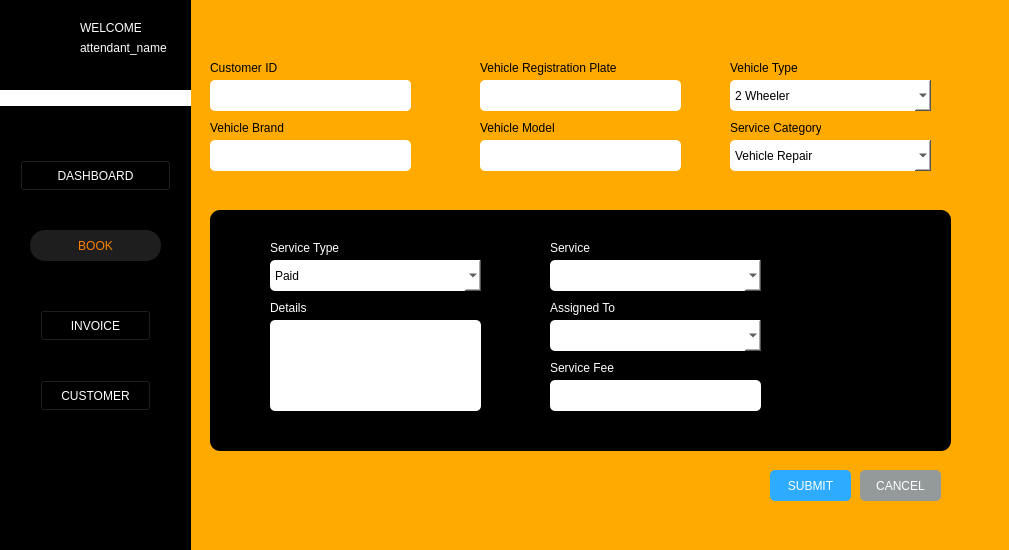
<?xml version="1.0" encoding="UTF-8"?>
<ui version="4.0">
 <class>BookPageWindow</class>
 <widget class="QWidget" name="BookPageWindow">
  <property name="geometry">
   <rect>
    <x>0</x>
    <y>0</y>
    <width>1009</width>
    <height>550</height>
   </rect>
  </property>
  <property name="windowTitle">
   <string>Form</string>
  </property>
  <property name="styleSheet">
   <string notr="true">background-color: rgb(255, 170, 0);</string>
  </property>
  <widget class="QLabel" name="label_149">
   <property name="geometry">
    <rect>
     <x>210</x>
     <y>60</y>
     <width>131</width>
     <height>16</height>
    </rect>
   </property>
   <property name="text">
    <string>Customer ID</string>
   </property>
  </widget>
  <widget class="QLineEdit" name="txt_vehicleplate">
   <property name="geometry">
    <rect>
     <x>480</x>
     <y>80</y>
     <width>201</width>
     <height>31</height>
    </rect>
   </property>
   <property name="styleSheet">
    <string notr="true">background-color: white;
border-radius: 5px;</string>
   </property>
  </widget>
  <widget class="QLabel" name="label_154">
   <property name="geometry">
    <rect>
     <x>210</x>
     <y>120</y>
     <width>81</width>
     <height>16</height>
    </rect>
   </property>
   <property name="text">
    <string>Vehicle Brand</string>
   </property>
  </widget>
  <widget class="QLineEdit" name="txt_cusid">
   <property name="geometry">
    <rect>
     <x>210</x>
     <y>80</y>
     <width>201</width>
     <height>31</height>
    </rect>
   </property>
   <property name="styleSheet">
    <string notr="true">background-color: white;
border-radius: 5px;</string>
   </property>
   <property name="text">
    <string/>
   </property>
   <property name="clearButtonEnabled">
    <bool>false</bool>
   </property>
  </widget>
  <widget class="QPushButton" name="btn_cancel">
   <property name="geometry">
    <rect>
     <x>860</x>
     <y>470</y>
     <width>81</width>
     <height>31</height>
    </rect>
   </property>
   <property name="styleSheet">
    <string notr="true">background-color: rgb(147, 154, 153);
color: rgb(255, 255, 255);
border-radius: 5px;</string>
   </property>
   <property name="text">
    <string>CANCEL</string>
   </property>
  </widget>
  <widget class="QPushButton" name="btn_submit">
   <property name="geometry">
    <rect>
     <x>770</x>
     <y>470</y>
     <width>81</width>
     <height>31</height>
    </rect>
   </property>
   <property name="styleSheet">
    <string notr="true">background-color: rgb(44, 171, 255);
color: rgb(255, 255, 255);
border-radius: 5px;</string>
   </property>
   <property name="text">
    <string>SUBMIT</string>
   </property>
  </widget>
  <widget class="QLabel" name="label_155">
   <property name="geometry">
    <rect>
     <x>480</x>
     <y>120</y>
     <width>81</width>
     <height>16</height>
    </rect>
   </property>
   <property name="text">
    <string>Vehicle Model</string>
   </property>
  </widget>
  <widget class="QLabel" name="label_153">
   <property name="geometry">
    <rect>
     <x>730</x>
     <y>60</y>
     <width>71</width>
     <height>16</height>
    </rect>
   </property>
   <property name="text">
    <string>Vehicle Type</string>
   </property>
  </widget>
  <widget class="QComboBox" name="drp_vehicle_type">
   <property name="geometry">
    <rect>
     <x>730</x>
     <y>80</y>
     <width>201</width>
     <height>31</height>
    </rect>
   </property>
   <property name="styleSheet">
    <string notr="true">background-color: white;
border-radius: 5px;</string>
   </property>
   <item>
    <property name="text">
     <string>2 Wheeler</string>
    </property>
   </item>
   <item>
    <property name="text">
     <string>3 Wheeler</string>
    </property>
   </item>
   <item>
    <property name="text">
     <string>4 Wheeler</string>
    </property>
   </item>
   <item>
    <property name="text">
     <string>6 Wheeler</string>
    </property>
   </item>
   <item>
    <property name="text">
     <string>8 Wheeler</string>
    </property>
   </item>
  </widget>
  <widget class="QLabel" name="label_152">
   <property name="geometry">
    <rect>
     <x>480</x>
     <y>60</y>
     <width>141</width>
     <height>16</height>
    </rect>
   </property>
   <property name="text">
    <string>Vehicle Registration Plate</string>
   </property>
  </widget>
  <widget class="QPushButton" name="btn_settings">
   <property name="geometry">
    <rect>
     <x>10</x>
     <y>510</y>
     <width>31</width>
     <height>24</height>
    </rect>
   </property>
   <property name="styleSheet">
    <string notr="true">border-style: none;
background-color: rgb(0, 0, 0);</string>
   </property>
   <property name="text">
    <string/>
   </property>
   <property name="icon">
    <iconset>
     <normaloff>../img/settingsIM.png</normaloff>../img/settingsIM.png</iconset>
   </property>
   <property name="iconSize">
    <size>
     <width>20</width>
     <height>20</height>
    </size>
   </property>
  </widget>
  <widget class="QLabel" name="label_33">
   <property name="geometry">
    <rect>
     <x>20</x>
     <y>20</y>
     <width>41</width>
     <height>41</height>
    </rect>
   </property>
   <property name="styleSheet">
    <string notr="true">border-style: none;
background-color: black;
</string>
   </property>
   <property name="text">
    <string/>
   </property>
   <property name="pixmap">
    <pixmap>../img/ARMS_LGO(1).png</pixmap>
   </property>
   <property name="scaledContents">
    <bool>true</bool>
   </property>
  </widget>
  <widget class="QPushButton" name="btn_dashboard">
   <property name="geometry">
    <rect>
     <x>20</x>
     <y>160</y>
     <width>151</width>
     <height>31</height>
    </rect>
   </property>
   <property name="styleSheet">
    <string notr="true">color: rgb(255, 255, 255);
background-color: rgb(0, 0, 0);</string>
   </property>
   <property name="text">
    <string>DASHBOARD</string>
   </property>
  </widget>
  <widget class="QPushButton" name="btn_customer">
   <property name="geometry">
    <rect>
     <x>40</x>
     <y>380</y>
     <width>111</width>
     <height>31</height>
    </rect>
   </property>
   <property name="styleSheet">
    <string notr="true">color: rgb(255, 255, 255);
background-color: rgb(0, 0, 0);</string>
   </property>
   <property name="text">
    <string>CUSTOMER</string>
   </property>
  </widget>
  <widget class="QLabel" name="attendant_name">
   <property name="geometry">
    <rect>
     <x>80</x>
     <y>40</y>
     <width>91</width>
     <height>16</height>
    </rect>
   </property>
   <property name="styleSheet">
    <string notr="true">color: rgb(255, 255, 255);
background-color: rgb(0, 0, 0);
</string>
   </property>
   <property name="text">
    <string>attendant_name</string>
   </property>
  </widget>
  <widget class="QLabel" name="label_13">
   <property name="geometry">
    <rect>
     <x>80</x>
     <y>20</y>
     <width>61</width>
     <height>16</height>
    </rect>
   </property>
   <property name="styleSheet">
    <string notr="true">color: rgb(255, 255, 255);
background-color: rgb(0, 0, 0);</string>
   </property>
   <property name="text">
    <string>WELCOME</string>
   </property>
  </widget>
  <widget class="QPushButton" name="btn_books">
   <property name="geometry">
    <rect>
     <x>30</x>
     <y>230</y>
     <width>131</width>
     <height>31</height>
    </rect>
   </property>
   <property name="styleSheet">
    <string notr="true">border-style: none;
color: #FC8100;
border-radius: 15px;
background-color: #1E1E1E;
</string>
   </property>
   <property name="text">
    <string>BOOK</string>
   </property>
  </widget>
  <widget class="QLabel" name="label">
   <property name="geometry">
    <rect>
     <x>0</x>
     <y>0</y>
     <width>191</width>
     <height>701</height>
    </rect>
   </property>
   <property name="styleSheet">
    <string notr="true">background-color: rgb(0, 0, 0);</string>
   </property>
   <property name="text">
    <string/>
   </property>
  </widget>
  <widget class="QPushButton" name="btn_invoice">
   <property name="geometry">
    <rect>
     <x>40</x>
     <y>310</y>
     <width>111</width>
     <height>31</height>
    </rect>
   </property>
   <property name="styleSheet">
    <string notr="true">color: rgb(255, 255, 255);
background-color: rgb(0, 0, 0);</string>
   </property>
   <property name="text">
    <string>INVOICE</string>
   </property>
  </widget>
  <widget class="QLabel" name="label_2">
   <property name="geometry">
    <rect>
     <x>0</x>
     <y>90</y>
     <width>191</width>
     <height>16</height>
    </rect>
   </property>
   <property name="styleSheet">
    <string notr="true">background-color: rgb(255, 255, 255);</string>
   </property>
   <property name="text">
    <string/>
   </property>
  </widget>
  <widget class="QLineEdit" name="txt_vehicle_brand">
   <property name="geometry">
    <rect>
     <x>210</x>
     <y>140</y>
     <width>201</width>
     <height>31</height>
    </rect>
   </property>
   <property name="styleSheet">
    <string notr="true">background-color: white;
border-radius: 5px;</string>
   </property>
  </widget>
  <widget class="QLineEdit" name="txt_vehicle_model">
   <property name="geometry">
    <rect>
     <x>480</x>
     <y>140</y>
     <width>201</width>
     <height>31</height>
    </rect>
   </property>
   <property name="styleSheet">
    <string notr="true">background-color: white;
border-radius: 5px;</string>
   </property>
  </widget>
  <widget class="QPushButton" name="btn_searchcus">
   <property name="geometry">
    <rect>
     <x>370</x>
     <y>80</y>
     <width>41</width>
     <height>31</height>
    </rect>
   </property>
   <property name="styleSheet">
    <string notr="true">background-color: white;
color: rgb(255, 255, 255);
border-radius: 5px;</string>
   </property>
   <property name="text">
    <string/>
   </property>
   <property name="icon">
    <iconset>
     <normaloff>../img/search.png</normaloff>../img/search.png</iconset>
   </property>
  </widget>
  <widget class="QLabel" name="label_151">
   <property name="geometry">
    <rect>
     <x>730</x>
     <y>120</y>
     <width>91</width>
     <height>16</height>
    </rect>
   </property>
   <property name="styleSheet">
    <string notr="true">color:black;
</string>
   </property>
   <property name="text">
    <string>Service Category</string>
   </property>
  </widget>
  <widget class="QComboBox" name="drp_service_cat">
   <property name="geometry">
    <rect>
     <x>730</x>
     <y>140</y>
     <width>201</width>
     <height>31</height>
    </rect>
   </property>
   <property name="styleSheet">
    <string notr="true">background-color: rgb(255, 255, 255);
border-radius: 5px;</string>
   </property>
   <item>
    <property name="text">
     <string>Vehicle Repair</string>
    </property>
   </item>
   <item>
    <property name="text">
     <string>Vehicle Maintenance</string>
    </property>
   </item>
   <item>
    <property name="text">
     <string>Diagnostic Services</string>
    </property>
   </item>
   <item>
    <property name="text">
     <string>Body and Paint Services</string>
    </property>
   </item>
   <item>
    <property name="text">
     <string>Tire Services</string>
    </property>
   </item>
   <item>
    <property name="text">
     <string>Auto Detailing</string>
    </property>
   </item>
   <item>
    <property name="text">
     <string>Air Conditioning Services</string>
    </property>
   </item>
  </widget>
  <widget class="QPlainTextEdit" name="txt_details">
   <property name="geometry">
    <rect>
     <x>270</x>
     <y>320</y>
     <width>211</width>
     <height>91</height>
    </rect>
   </property>
   <property name="styleSheet">
    <string notr="true">background-color: rgb(255, 255, 255);
border-radius: 5px;</string>
   </property>
  </widget>
  <widget class="QLabel" name="label_81">
   <property name="geometry">
    <rect>
     <x>550</x>
     <y>300</y>
     <width>71</width>
     <height>16</height>
    </rect>
   </property>
   <property name="styleSheet">
    <string notr="true">color:white;
background-color: black;</string>
   </property>
   <property name="text">
    <string>Assigned To</string>
   </property>
  </widget>
  <widget class="QComboBox" name="drp_service_type">
   <property name="geometry">
    <rect>
     <x>270</x>
     <y>260</y>
     <width>211</width>
     <height>31</height>
    </rect>
   </property>
   <property name="styleSheet">
    <string notr="true">background-color: rgb(255, 255, 255);
border-radius: 5px;</string>
   </property>
   <item>
    <property name="text">
     <string>Paid</string>
    </property>
   </item>
   <item>
    <property name="text">
     <string>Free</string>
    </property>
   </item>
  </widget>
  <widget class="QLabel" name="label_79">
   <property name="geometry">
    <rect>
     <x>270</x>
     <y>300</y>
     <width>71</width>
     <height>16</height>
    </rect>
   </property>
   <property name="styleSheet">
    <string notr="true">color:white;
background-color: black;</string>
   </property>
   <property name="text">
    <string>Details</string>
   </property>
  </widget>
  <widget class="QLabel" name="label_80">
   <property name="geometry">
    <rect>
     <x>270</x>
     <y>240</y>
     <width>71</width>
     <height>16</height>
    </rect>
   </property>
   <property name="styleSheet">
    <string notr="true">color:white;
background-color: black;</string>
   </property>
   <property name="text">
    <string>Service Type</string>
   </property>
  </widget>
  <widget class="QLabel" name="label_77">
   <property name="geometry">
    <rect>
     <x>550</x>
     <y>240</y>
     <width>49</width>
     <height>16</height>
    </rect>
   </property>
   <property name="styleSheet">
    <string notr="true">color:white;
background-color: black;</string>
   </property>
   <property name="text">
    <string>Service</string>
   </property>
  </widget>
  <widget class="QComboBox" name="drp_assigned">
   <property name="geometry">
    <rect>
     <x>550</x>
     <y>320</y>
     <width>211</width>
     <height>31</height>
    </rect>
   </property>
   <property name="styleSheet">
    <string notr="true">background-color: rgb(255, 255, 255);
border-radius: 5px;</string>
   </property>
  </widget>
  <widget class="QComboBox" name="drp_service">
   <property name="geometry">
    <rect>
     <x>550</x>
     <y>260</y>
     <width>211</width>
     <height>31</height>
    </rect>
   </property>
   <property name="styleSheet">
    <string notr="true">background-color: rgb(255, 255, 255);
border-radius: 5px;</string>
   </property>
  </widget>
  <widget class="QLabel" name="label_34">
   <property name="geometry">
    <rect>
     <x>210</x>
     <y>210</y>
     <width>741</width>
     <height>241</height>
    </rect>
   </property>
   <property name="styleSheet">
    <string notr="true">background-color: rgb(0, 0, 0);
border-radius: 10px;</string>
   </property>
   <property name="text">
    <string/>
   </property>
  </widget>
  <widget class="QLabel" name="label_78">
   <property name="geometry">
    <rect>
     <x>550</x>
     <y>360</y>
     <width>71</width>
     <height>16</height>
    </rect>
   </property>
   <property name="styleSheet">
    <string notr="true">color:white;
background-color: black;</string>
   </property>
   <property name="text">
    <string>Service Fee</string>
   </property>
  </widget>
  <widget class="QLineEdit" name="txt_service_fee">
   <property name="geometry">
    <rect>
     <x>550</x>
     <y>380</y>
     <width>211</width>
     <height>31</height>
    </rect>
   </property>
   <property name="styleSheet">
    <string notr="true">background-color: white;
border-radius: 5px;</string>
   </property>
   <property name="readOnly">
    <bool>true</bool>
   </property>
  </widget>
  <zorder>label_34</zorder>
  <zorder>label</zorder>
  <zorder>label_149</zorder>
  <zorder>txt_vehicleplate</zorder>
  <zorder>label_154</zorder>
  <zorder>txt_cusid</zorder>
  <zorder>btn_cancel</zorder>
  <zorder>btn_submit</zorder>
  <zorder>label_155</zorder>
  <zorder>label_153</zorder>
  <zorder>drp_vehicle_type</zorder>
  <zorder>label_152</zorder>
  <zorder>btn_settings</zorder>
  <zorder>label_33</zorder>
  <zorder>btn_dashboard</zorder>
  <zorder>btn_customer</zorder>
  <zorder>attendant_name</zorder>
  <zorder>label_13</zorder>
  <zorder>btn_books</zorder>
  <zorder>btn_invoice</zorder>
  <zorder>label_2</zorder>
  <zorder>txt_vehicle_brand</zorder>
  <zorder>txt_vehicle_model</zorder>
  <zorder>btn_searchcus</zorder>
  <zorder>label_151</zorder>
  <zorder>drp_service_cat</zorder>
  <zorder>txt_details</zorder>
  <zorder>label_81</zorder>
  <zorder>drp_service_type</zorder>
  <zorder>label_79</zorder>
  <zorder>label_80</zorder>
  <zorder>label_77</zorder>
  <zorder>drp_assigned</zorder>
  <zorder>drp_service</zorder>
  <zorder>label_78</zorder>
  <zorder>txt_service_fee</zorder>
 </widget>
 <resources/>
 <connections/>
</ui>
